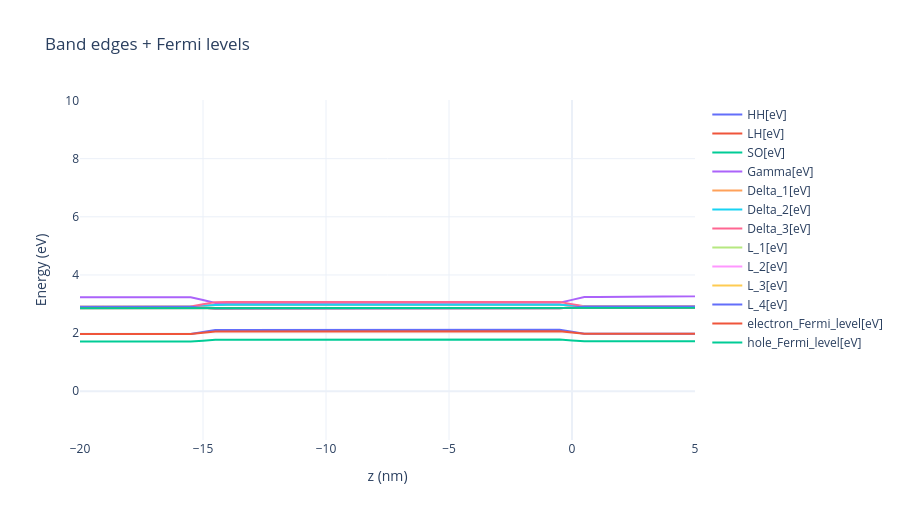

The notebook cell this image was saved under:
### Markdown cell above
#### - Band edges

### Code cell
df_be = read_nn_dat(BIAS0 / "bandedges.dat")

plot_lines(
    df_be,
    xcol="x[nm]",
    ycols=[
        "HH[eV]", "LH[eV]", "SO[eV]",
        "Gamma[eV]",
        "Delta_1[eV]", "Delta_2[eV]", "Delta_3[eV]",
        "L_1[eV]", "L_2[eV]", "L_3[eV]", "L_4[eV]",
        "electron_Fermi_level[eV]", "hole_Fermi_level[eV]"
    ],
    title="Band edges + Fermi levels",
    y_label="Energy (eV)"
)

### Figure 1 — Plotly figure (JSON) as saved in the notebook; plotly's stock layout.template omitted (floating-point values rounded to 4 significant figures; data arrays with more than 128 entries replaced by an {"elided": "..."} marker saying what was removed)
{"data": [{"mode": "lines", "name": "HH[eV]", "type": "scatter", "x": {"elided": "595 float values"}, "y": {"elided": "595 float values"}}, {"mode": "lines", "name": "LH[eV]", "type": "scatter", "x": {"elided": "595 float values"}, "y": {"elided": "595 float values"}}, {"mode": "lines", "name": "SO[eV]", "type": "scatter", "x": {"elided": "595 float values"}, "y": {"elided": "595 float values"}}, {"mode": "lines", "name": "Gamma[eV]", "type": "scatter", "x": {"elided": "595 float values"}, "y": {"elided": "595 float values"}}, {"mode": "lines", "name": "Delta_1[eV]", "type": "scatter", "x": {"elided": "595 float values"}, "y": {"elided": "595 float values"}}, {"mode": "lines", "name": "Delta_2[eV]", "type": "scatter", "x": {"elided": "595 float values"}, "y": {"elided": "595 float values"}}, {"mode": "lines", "name": "Delta_3[eV]", "type": "scatter", "x": {"elided": "595 float values"}, "y": {"elided": "595 float values"}}, {"mode": "lines", "name": "L_1[eV]", "type": "scatter", "x": {"elided": "595 float values"}, "y": {"elided": "595 float values"}}, {"mode": "lines", "name": "L_2[eV]", "type": "scatter", "x": {"elided": "595 float values"}, "y": {"elided": "595 float values"}}, {"mode": "lines", "name": "L_3[eV]", "type": "scatter", "x": {"elided": "595 float values"}, "y": {"elided": "595 float values"}}, {"mode": "lines", "name": "L_4[eV]", "type": "scatter", "x": {"elided": "595 float values"}, "y": {"elided": "595 float values"}}, {"mode": "lines", "name": "electron_Fermi_level[eV]", "type": "scatter", "x": {"elided": "595 float values"}, "y": {"elided": "595 float values"}}, {"mode": "lines", "name": "hole_Fermi_level[eV]", "type": "scatter", "x": {"elided": "595 float values"}, "y": {"elided": "595 float values"}}], "layout": {"height": 520, "title": {"text": "Band edges + Fermi levels"}, "xaxis": {"range": [-20, 5], "title": {"text": "z (nm)"}}, "yaxis": {"title": {"text": "Energy (eV)"}}}}
